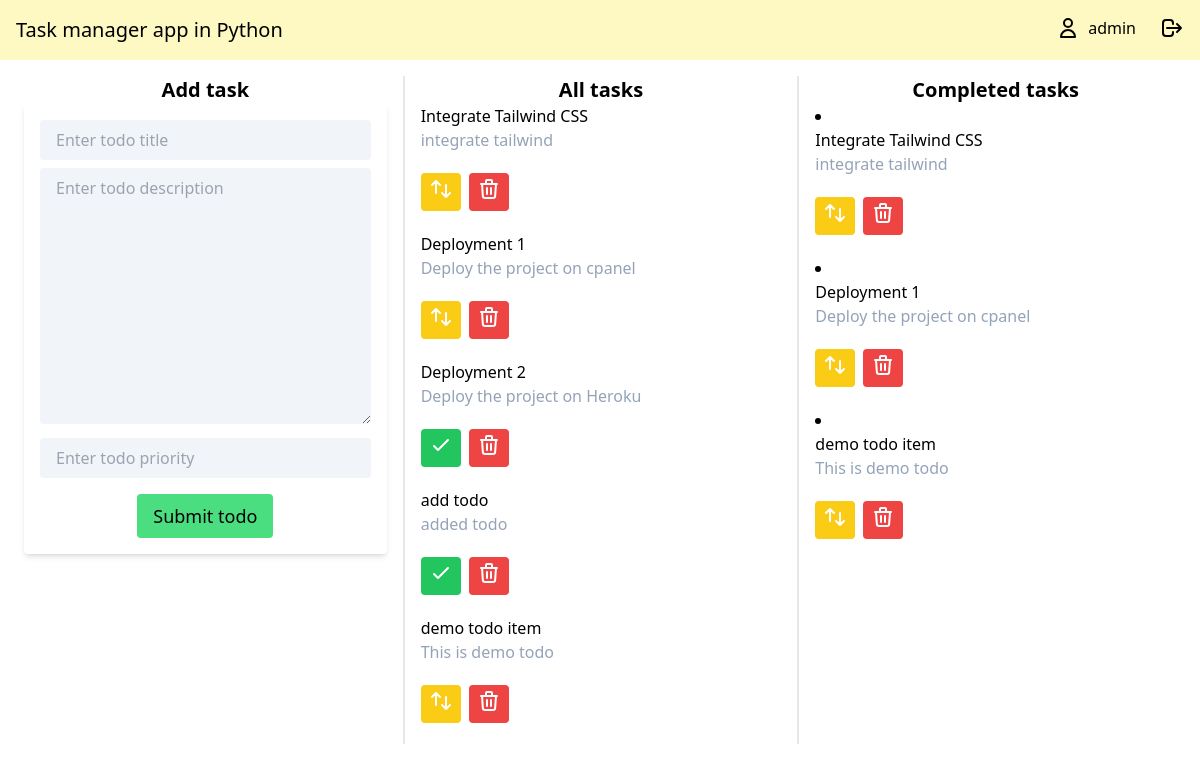
The app's page / (signed in), older data.
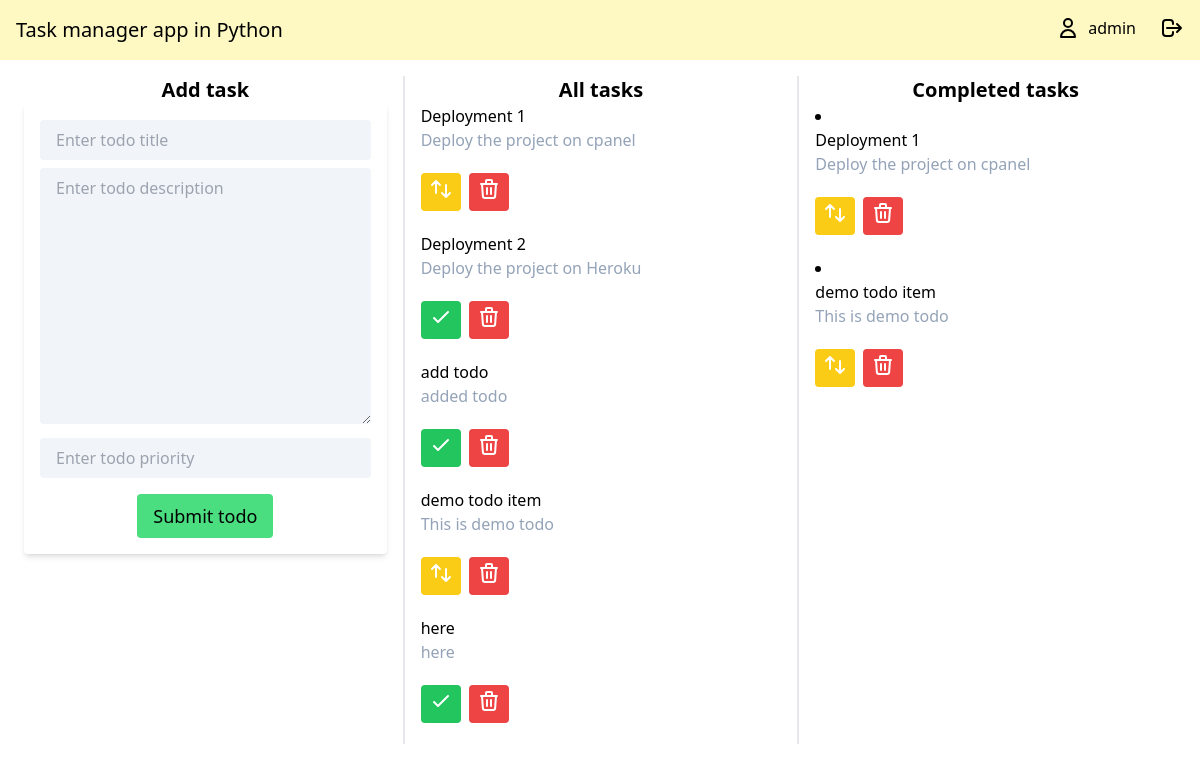
The same page, newer data.
### todoapp/models.py (models this page shows, shortened)
class TodoItem(models.Model):
    title = models.CharField(max_length=30)
    description = models.TextField(
        validators=[
        ]
    )
    priority = models.IntegerField(
        validators=[
            MaxValueValidator(10),
            MinValueValidator(0),
            validate_even,
        ]
    )
    completed = models.BooleanField()
    user = models.ForeignKey(
        User,
        on_delete=models.CASCADE,
    )

### todoapp/views.py (the view)
# urls.py: path('', homeview,name= 'home'),
@login_required(login_url='/login/')
def homeview(request):
    items = TodoItem.objects.filter(user=request.user)
    completed  = TodoItem.objects.filter(completed=True,user=request.user)
    if request.method == 'POST':
        form = TodoItemForm(request.POST)
        if form.is_valid():
            form.instance.user = request.user
            form.save()
            return redirect('home')
    else:
        form = TodoItemForm()
    context = {
        'todoitems': items,
        'completed': completed,
        'forms':form,
    }
    return render(request, 'todoapp/index.html', context)

### todoapp/forms.py
class TodoItemForm(forms.ModelForm):
    class Meta:
        model = TodoItem
        fields = ['title','description','priority','completed']
        widgets = {
            'title': forms.TextInput(
                attrs={
                    'placeholder': 'Enter todo title',
                }
            ),
            'description': forms.Textarea(
                attrs={
                    'placeholder': 'Enter todo description',
                }
            ),
            'priority': forms.NumberInput(
                attrs={
                    'placeholder': 'Enter todo priority',
                }
            ),
            'completed': forms.CheckboxInput(
                attrs={
                }
            ),
        }

### todoapp/templates/todoapp/index.html (shortened to what this page needs)
{% load crispy_forms_tags %}
{% load tailwind_tags %}
{% load widget_tweaks %}
<!DOCTYPE html>
<html>
<head>
    {% tailwind_css %}
</head>
<body>
    <nav class=" flex justify-between hover:bg-yellow-100 bg-slate-200 py-4">
        <h1 class="ml-4 text-xl">Task manager app in Python</h1>
        <div class="flex mr-4">
            <svg xmlns="http://www.w3.org/2000/svg" class="h-6 w-6" fill="none" viewBox="0 0 24 24" stroke="currentColor" stroke-width="2">
                <path stroke-linecap="round" stroke-linejoin="round" d="M16 7a4 4 0 11-8 0 4 4 0 018 0zM12 14a7 7 0 00-7 7h14a7 7 0 00-7-7z" />
            </svg>
            <h2 class="ml-2 mr-6">{{request.user.username}}</h2>
            <a href="/logout/">
                <svg xmlns="http://www.w3.org/2000/svg" class="h-6 w-6" fill="none" viewBox="0 0 24 24" stroke="currentColor" stroke-width="2">
                    <path stroke-linecap="round" stroke-linejoin="round" d="M17 16l4-4m0 0l-4-4m4 4H7m6 4v1a3 3 0 01-3 3H6a3 3 0 01-3-3V7a3 3 0 013-3h4a3 3 0 013 3v1" />
                </svg>
            </a>
        </div>
    </nav>
    <div class=" grid sm:grid-cols-3 divide-x-2 mx-2 my-4 ">
        <div class="px-4">
            <h1 class="flex justify-center text-xl font-bold">Add task</h1>
            <form method="POST" class="rounded shadow-md px-4 py-4">
                {% if forms.title.errors %}
                    {{forms.title|add_class:"bg-red-100  py-2 px-4 rounded mb-2 w-full"}}
                {% else %}
                    {{forms.title|add_class:"bg-slate-100  py-2 px-4 rounded mb-2 w-full"}}
                {% endif %}
                {{forms.description|add_class:"bg-slate-100  py-2 px-4 rounded mb-2 w-full"}}
                {% if forms.priority.errors %}
                    <div class="mb-4">
                        {{forms.priority|add_class:"bg-red-100  py-2 px-4 rounded w-full"}}
                        {% for error in forms.priority.errors  %}
                            <p class="text-xs text-red-600">{{error}}</p>
                        {% endfor %}
                    </div>
                {% else %}
                    {{forms.priority|add_class:"bg-slate-100  py-2 px-4 rounded mb-4 w-full"}}
                {% endif %}
                <div class="flex justify-center">
                    <button class=" rounded bg-green-400 hover:bg-green-500 py-2 px-4 text-lg hover:text-white text-black" type="submit">Submit todo</button>
                </div>
            </form>
        </div>
        <div class="px-4">
            <h1 class="flex justify-center text-xl font-bold">All tasks</h1>
            <ul>
                {% for todo in todoitems  %}
                    {% if todo.completed %}
                        <li class="todoitem">
                            <div>
                                <p class="font-medium">{{todo.title}}</p>
                                <p class="text-slate-400 hover:text-black">{{todo.description}}</p>
                            </div>
                            <div class="h-20 flex items-center">
                                <a class="mr-2 bg-yellow-400 hover:bg-yellow-500 text-white py-1 px-2  rounded" href="/complete/{{todo.id}}" >
                                    <button type="submit">
                                        <svg xmlns="http://www.w3.org/2000/svg" class="h-6 w-6" fill="none" viewBox="0 0 24 24" stroke="currentColor" stroke-width="2">
                                            <path stroke-linecap="round" stroke-linejoin="round" d="M7 16V4m0 0L3 8m4-4l4 4m6 0v12m0 0l4-4m-4 4l-4-4" />
                                        </svg>
                                    </button>
                                </a>
                                <a class="bg-red-500 hover:bg-red-700 text-white py-1 px-2  rounded" href="/remove/{{todo.id}}" >
                                    <button type="submit">
                                        <svg xmlns="http://www.w3.org/2000/svg" class="h-6 w-6" fill="none" viewBox="0 0 24 24" stroke="currentColor" stroke-width="2">
                                            <path stroke-linecap="round" stroke-linejoin="round" d="M19 7l-.867 12.142A2 2 0 0116.138 21H7.862a2 2 0 01-1.995-1.858L5 7m5 4v6m4-6v6m1-10V4a1 1 0 00-1-1h-4a1 1 0 00-1 1v3M4 7h16" />
                                        </svg>
                                    </button>
                                </a>
                            </div>
                        </li>
                    {% else %}
                        <li class="todoitem">
                            <div>
                                <p class="font-medium">{{todo.title}}</p>
                                <p class="text-slate-400 hover:text-black">{{todo.description}}</p>
                            </div>
                            <div class="h-20 flex items-center">
                                <a class="mr-2 bg-green-500 hover:bg-green-700 text-white py-1 px-2  rounded" href="/complete/{{todo.id}}" >
                                    <button type="submit">
                                        <svg xmlns="http://www.w3.org/2000/svg" class="h-6 w-6" fill="none" viewBox="0 0 24 24" stroke="currentColor" stroke-width="2">
                                            <path stroke-linecap="round" stroke-linejoin="round" d="M5 13l4 4L19 7" />
                                          </svg>
                                    </button>
                                </a>
                                <a class="bg-red-500 hover:bg-red-700 text-white py-1 px-2  rounded" href="/remove/{{todo.id}}" >
                                    <button type="submit">
                                        <svg xmlns="http://www.w3.org/2000/svg" class="h-6 w-6" fill="none" viewBox="0 0 24 24" stroke="currentColor" stroke-width="2">
                                            <path stroke-linecap="round" stroke-linejoin="round" d="M19 7l-.867 12.142A2 2 0 0116.138 21H7.862a2 2 0 01-1.995-1.858L5 7m5 4v6m4-6v6m1-10V4a1 1 0 00-1-1h-4a1 1 0 00-1 1v3M4 7h16" />
                                        </svg>
                                    </button>
                                </a>
                            </div>
                        </li>
                    {% endif %}
                {% endfor %}
            </ul>
        </div>
        <div class="px-4">
            <h1 class="flex justify-center text-xl font-bold">Completed tasks</h1>
            {% for todo in completed  %}
            <li class="todoitem">
                <div>
                    <p class="font-medium">{{todo.title}}</p>
                    <p class="text-slate-400 hover:text-black">{{todo.description}}</p>
                </div>
                <div class="h-20 flex items-center">
                    <a class="mr-2 bg-yellow-400 hover:bg-yellow-500 text-white py-1 px-2  rounded" href="/complete/{{todo.id}}" >
                        <button type="submit">
                            <svg xmlns="http://www.w3.org/2000/svg" class="h-6 w-6" fill="none" viewBox="0 0 24 24" stroke="currentColor" stroke-width="2">
                                <path stroke-linecap="round" stroke-linejoin="round" d="M7 16V4m0 0L3 8m4-4l4 4m6 0v12m0 0l4-4m-4 4l-4-4" />
                            </svg>
                        </button>
                    </a>
                    <a class="bg-red-500 hover:bg-red-700 text-white py-1 px-2  rounded" href="/remove/{{todo.id}}" >
                        <button type="submit">
                            <svg xmlns="http://www.w3.org/2000/svg" class="h-6 w-6" fill="none" viewBox="0 0 24 24" stroke="currentColor" stroke-width="2">
                                <path stroke-linecap="round" stroke-linejoin="round" d="M19 7l-.867 12.142A2 2 0 0116.138 21H7.862a2 2 0 01-1.995-1.858L5 7m5 4v6m4-6v6m1-10V4a1 1 0 00-1-1h-4a1 1 0 00-1 1v3M4 7h16" />
                            </svg>
                        </button>
                    </a>
                </div>
            </li>
            {% endfor %}
        </div>
    </div>
</body>
</html>

Row changes from the older to the newer data that the page shows:
removed TodoItem: title "Integrate Tailwind CSS", description "integrate tailwind"
added TodoItem: title "here", description "here", shown under "All tasks"
